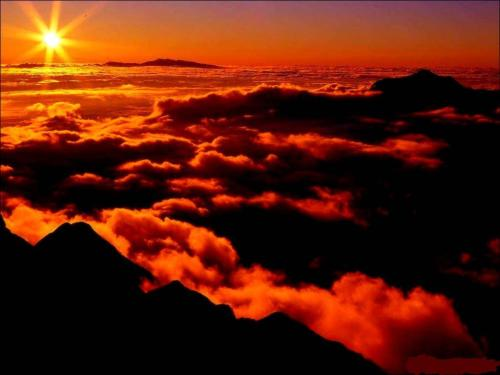
#> input picture 9.12 SVD & content based RS/image_svd/sun.jpg, 500 x 375 px
$ jupyter execute image_reconstruct_by_svd.ipynb
#> lines starting #> are read from the running program, lines starting #| are printed output that depends on the picture
[cell 1]
from PIL import Image
import matplotlib.pyplot as plt
from scipy.linalg import svd
import numpy as np

[cell 2]
def read_image(file_path):
    '''读取图片'''
#> called with file_path = 'sun.jpg'
    img = Image.open(file_path)
#> img is the input picture: PIL image 500x375 RGB; mean R, G, B 94, 30.2, 10.8
    # 灰度化
    np_img = np.array(img.convert('L'), 'f')
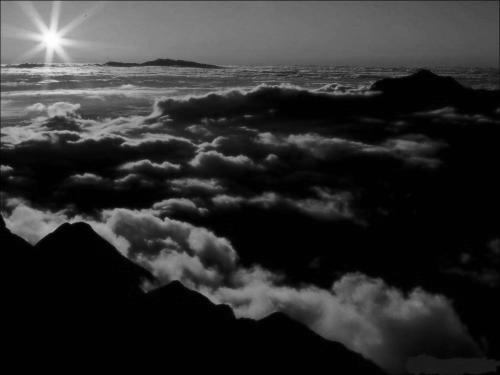
#> np_img: shape (375, 500) float32; min 0, max 255, mean 47.1
    plt.imshow(np_img, cmap=plt.cm.gray, interpolation='nearest')
    plt.savefig('gray.png')
    return np_img

[cell 3]
file_path = 'sun.jpg'                # 图片路径
np_img = read_image(file_path)       # 读取图片

[cell 4]
def image_reconstruction(img, K):
    '''利用SVD实现图片重构'''
#> called with K = 5
    p, s, q = svd(img, full_matrices=False)
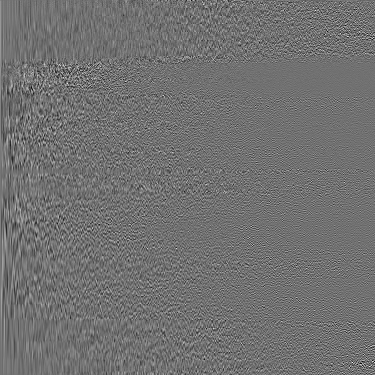
#> p: shape (375, 375) float32; min -0.299, max 0.374, mean 0.000203; drawn with min black and max white
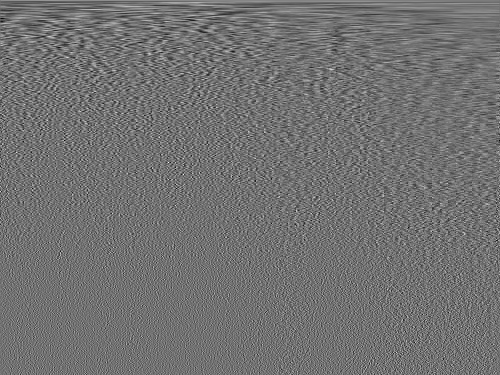
#> q: shape (375, 500) float32; min -0.231, max 0.286, mean 0.000203; drawn with min black and max white
#> s = 375 values, max 27411.2 at index 0, min 1.24 at index 374, mean 284

    # 选择前K个特征
    s_temp = np.zeros(s.shape[0])
#> s_temp = 375 values from 0 to 0
    s_temp[:K] = s[:K]
    s_K = np.identity(s.shape[0]) * s_temp

    # 重构图片
    re_img = p.dot(s_K).dot(q)
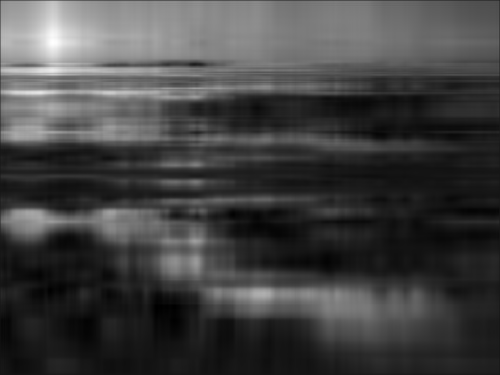
#> re_img: shape (375, 500) float64; min -21.24, max 240.3, mean 47.1; drawn with min black and max white
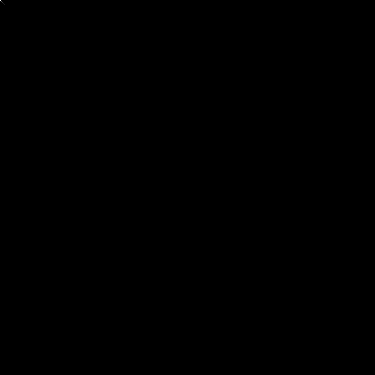
#> s_K: shape (375, 375) float64; min 0, max 27411.2, mean 0.3; drawn with min black and max white

    # 绘制
    plt.imshow(re_img, cmap=plt.cm.gray, interpolation='nearest')
    plt.savefig(str(K)+'.png')
    plt.show()
    return None

[cell 5]
# 保留前K个特征进行图片重构
print('-'*20, 'K=5','-'*20)
image_reconstruction(np_img, K=5)
print('-'*20, 'K=50','-'*20)
image_reconstruction(np_img, K=50)
print('-'*20, 'K=100','-'*20)
image_reconstruction(np_img, K=100)

$ run again, with 9.12 SVD & content based RS/image_svd/100.png saved as 9.12 SVD & content based RS/image_svd/sun.jpg
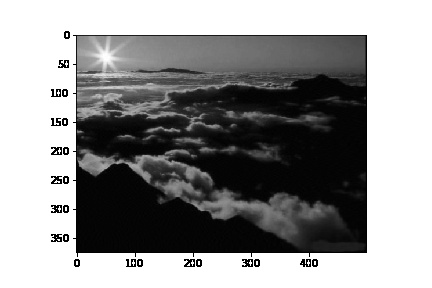
#> input picture 9.12 SVD & content based RS/image_svd/100.png, 432 x 288 px
#> in read_image, img is the input picture: PIL image 432x288 RGB; min 0, max 255, mean 147.4
#> in image_reconstruction, `p, s, q = svd(img, full_matrices=False)`:
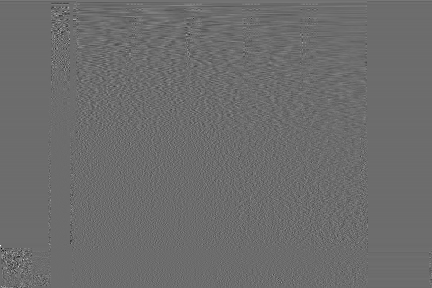
#> q: shape (288, 432) float32; min -0.695, max 0.931, mean 0.000225; drawn with min black and max white
#> s = 288 values, max 59762 at index 0, min 0.00183 at index 287, mean 531.1
#> in image_reconstruction (call 2), `re_img = p.dot(s_K).dot(q)`:
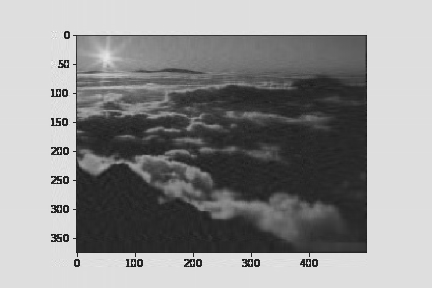
#> re_img: shape (288, 432) float64; min -52.06, max 299.3, mean 147.4; drawn with min black and max white
